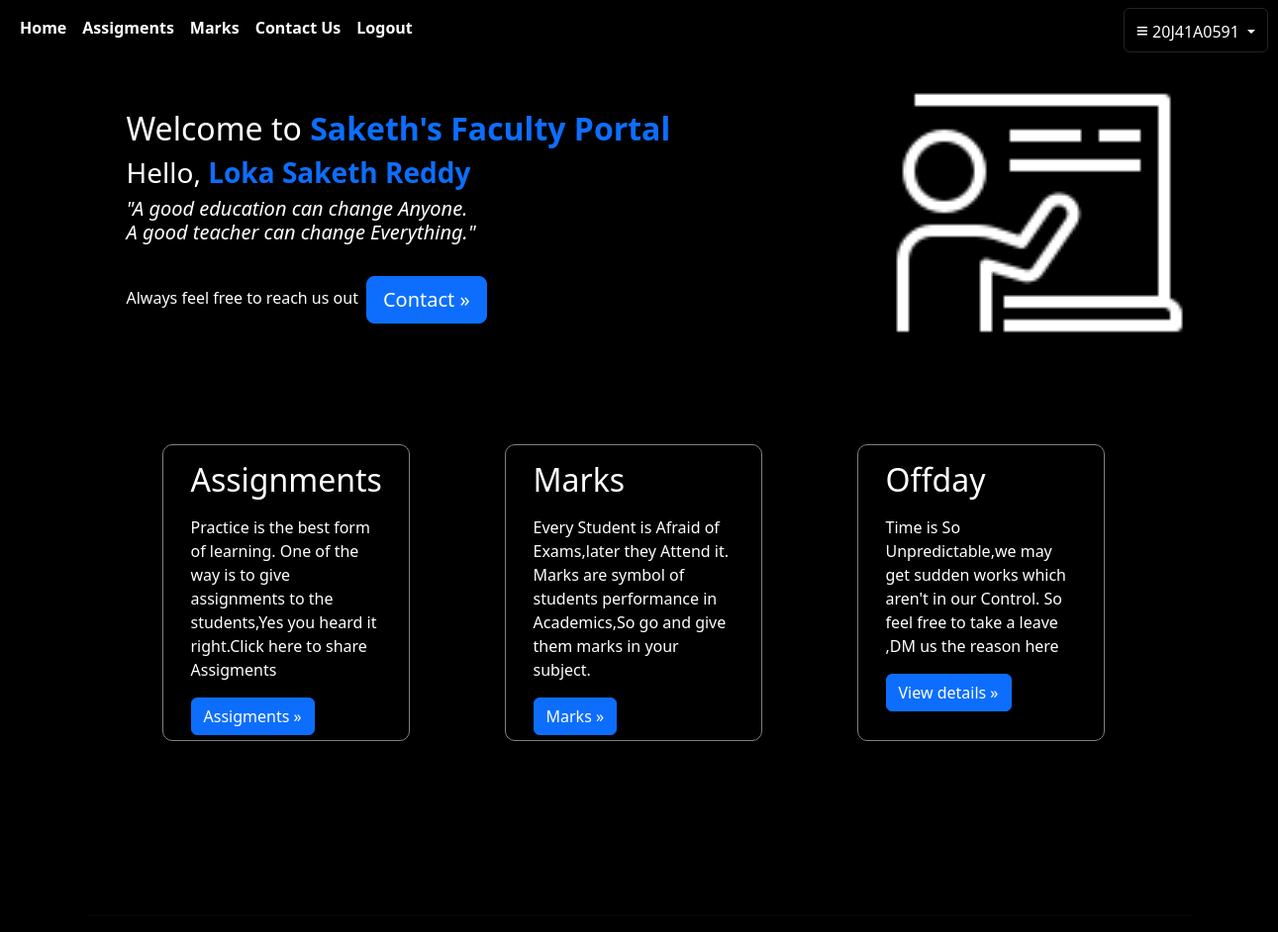
Page /faculty (signed in) on the earlier database version.
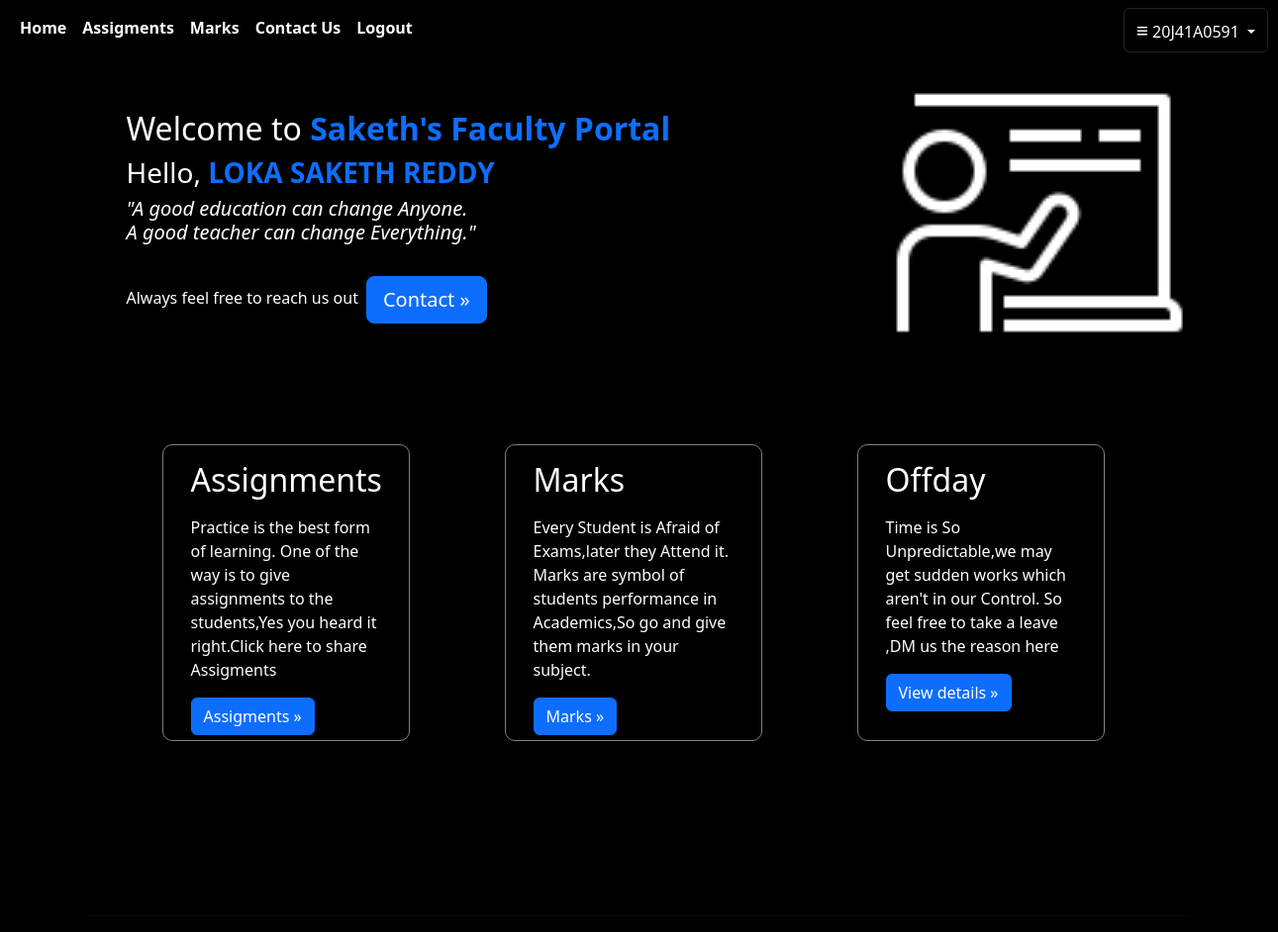
Same page on the later database version.
### user/models.py (models this page shows, shortened)
class LoginDetails(models.Model):
    username=models.CharField(max_length=20,primary_key=True)
    password=models.CharField(max_length=20)
    name=models.CharField(max_length=100)
    usertype=models.CharField(max_length=30,default="usertype")
    dept=models.CharField(max_length=30,default="department")

### user/views.py (the view)
# urls.py: path('faculty',views.faculty),
def faculty(request):
    fac=LoginDetails.objects.get(username=request.session.get('uname'))
    return render(request,'faculty.html',{'fac':fac})

### user/templates/faculty.html
{% extends 'base2.html' %}
{% block content%}
<div class="jumbotron" style="background-color:black;height:500px;">
    <div class="container">
        <h2 class="text-white" style="position:relative;left:40px;top:50px;">Welcome to <strong class="text-primary" style="display:inline;">Saketh's Faculty Portal</strong></h2>
      <h3 class="text-white" style="position:relative;left:40px;top:50px;">Hello, <strong class="text-primary" style="display:inline;">{{fac.name}}</strong></h3>
      <h5 style="position:relative;left:40px;top:50px;width:360px;" class="text-white"><i>"A good education can change Anyone. A good teacher can change Everything."</i></h5> <br>
      <h6 style="position:relative;left:40px;top:50px;" class="text-white">Always feel free to reach us out<a class="btn btn-primary btn-lg mx-2" href="#" role="button">Contact &raquo;</a></h6>
    </div>
    <img src="../static/img/faculty.png" style="position:relative;width:300px;bottom:220px;left:900px;">
  </div>
  <div class="container">
    <div class="row mt-5"  style="position:relative;left:40px;">
      <div class="col-md-4 text-white mx-5" style="width:250px;height:300px;border-radius:10px;background-color:black;position:relative;bottom:160px;border:1px solid gray;">
        <h2 class="m-3">Assignments</h2>
        <p class="m-3">Practice is the best form of learning. One of the way is to give assignments to the students,Yes you heard it right.Click here to share Assigments</p>
        <p><a class="btn btn-primary mx-3" href="/assignments" role="button">Assigments &raquo;</a></p>
      </div>
      <div class="col-md-4 text-white mx-5" style="height:300px;width:260px;border-radius:10px;background-color:black;position:relative;bottom:160px;border:1px solid gray;">
        <h2 class="m-3">Marks</h2>
        <p class="m-3">Every Student is Afraid of Exams,later they Attend it. Marks are symbol of students performance in Academics,So go and give them marks in your subject.</p>
        <p class=><a class="btn mx-3 btn-primary" href="/marks" role="button">Marks &raquo;</a></p>
      </div>
      <div class="col-md-4 text-white mx-5" style="height:300px;width:250px;border-radius:10px;background-color:black;position:relative;bottom:160px;border:1px solid gray;">
        <h2 class="m-3">Offday</h2>
        <p class="m-3">Time is So Unpredictable,we may get sudden works which aren't in our Control. So feel free to take a leave ,DM us the reason here</p>
        <p class="m-3"><a class="btn btn-primary" href="#" role="button">View details &raquo;</a></p>
      </div>
    </div>
    <hr>
  </div>
{% endblock %}

### user/templates/base2.html (shortened to what this page needs)
<html>
<head>
    <link href="https://cdn.jsdelivr.net/npm/bootstrap@5.3.0-alpha1/dist/css/bootstrap.min.css" rel="stylesheet">
</head>
<body class="bg-black" style="height:auto;">
    <nav class="navbar navbar-expand-lg sticky-top" style="background-color:black;">
        <div class="container-fluid">
          <div class="collapse navbar-collapse" id="navbarNav">
            <ul class="navbar-nav">
              <li class="nav-item">
                <a class="nav-link text-white" href="/faculty"><strong>Home</strong></a>
              </li>
              <li class="nav-item">
                <a class="nav-link text-white" href="/assignments"><strong>Assigments</strong></a>
              </li>
              <li class="nav-item">
                <a class="nav-link text-white" href="/marks"><strong>Marks</strong></a>
              </li>
              <li class="nav-item">
                <a class="nav-link text-white" href="#"><strong>Contact Us</strong></a>
              </li>
              <li class="nav-item">
                <a class="nav-link text-white" href="/logout"><strong>Logout</strong></a>
              </li>
              <li class="nav-item dropdown" style="position:relative;left:710px;">
                <button class="btn btn-dark dropdown-toggle bg-black" data-bs-toggle="dropdown" aria-expanded="false">
                 <p style="font-size:130%;display:inline;">&equiv;</p> {{fac.username}}
                </button>
              </li>
            </ul>
          </div>
        </div>
      </nav>
      {% block content %}
      {% endblock %}
    </body>
</html>

Differences in the rows shown:
changed LoginDetails "20J41A0591": name "Loka Saketh Reddy" → "LOKA SAKETH REDDY"
